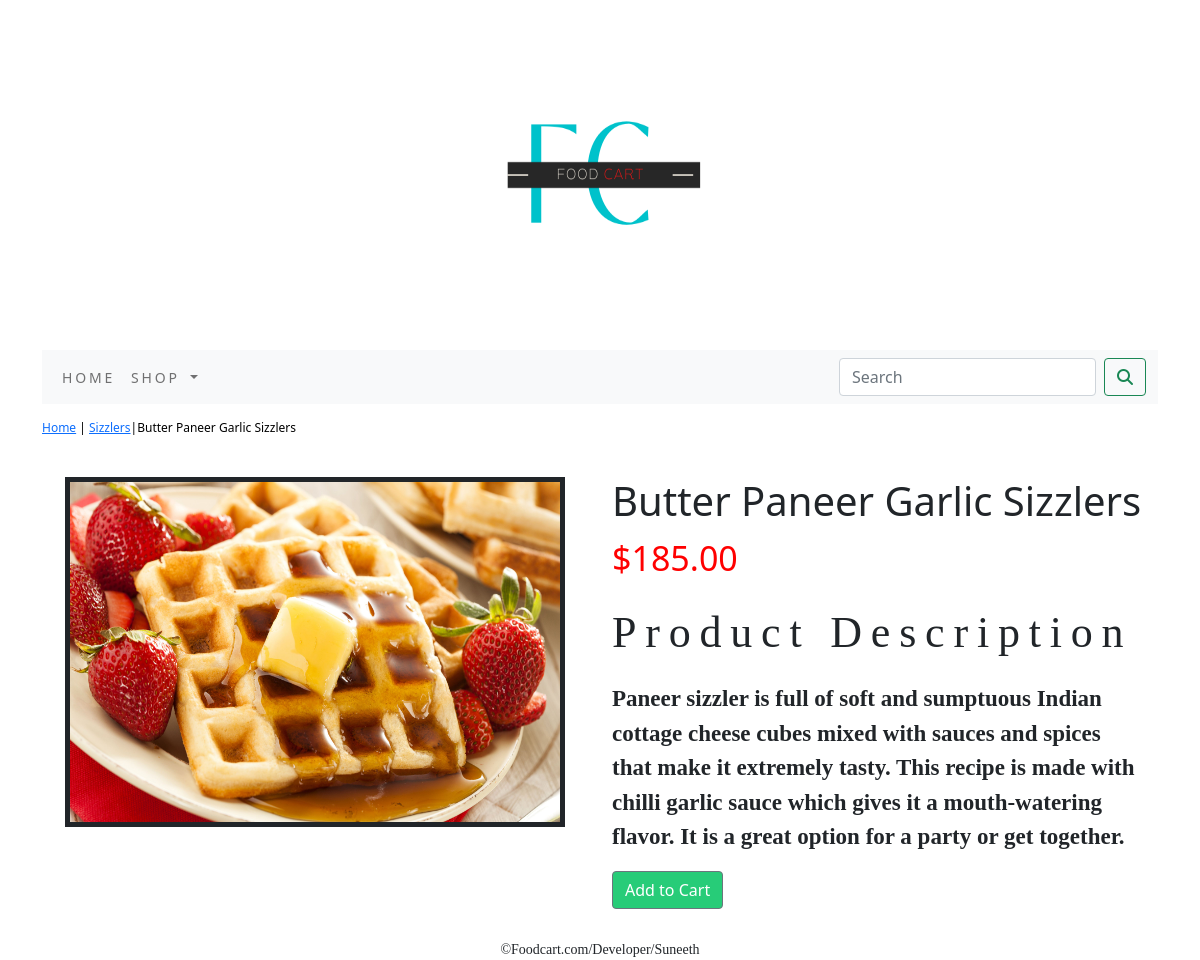
The app's page /sizzlers/butter-paneer-garlic-sizzlers/ with its own data.
### ecommerceapp/models.py (models this page shows, shortened)
class Product(models.Model):
    name=models.CharField(max_length=250,unique=True)
    slug=models.SlugField(max_length=250,unique=True)
    description=models.TextField(blank=True)
    price=models.DecimalField(max_digits=10,decimal_places=2)
    category=models.ForeignKey(Category,on_delete=models.CASCADE)
    image = models.ImageField(upload_to='product', blank=True)
    stock=models.IntegerField()
    available=models.BooleanField(default=True)
    created=models.DateTimeField(auto_now_add=True)
    updated=models.DateTimeField(auto_now=True)
    class Meta:
        ordering = ('name',)
        verbose_name = 'product'
        verbose_name_plural = 'products'

class Category(models.Model):
    name=models.CharField(max_length=250,unique=True)
    slug=models.SlugField(max_length=250,unique=True)
    description=models.TextField(blank=True)
    image=models.ImageField(upload_to='category',blank=True)
    class Meta:
        ordering=('name',)
        verbose_name='category'
        verbose_name_plural='categories'
    def get_url(self):
        return reverse("ecommerceapp:products_by_category", args=[self.slug])
    def __str__(self):
        return '{}'.format(self.name)

### ecommerceapp/views.py (the view)
# urls.py: path('<slug:c_slug>/<slug:product_slug>/',views.proDetail,name='ProdCatDetail')
def proDetail(request,c_slug,product_slug):
    try:
        product=Product.objects.get(category__slug=c_slug,slug=product_slug)
    except Exception as e:
        raise e
    return render(request,'product.html',{'product':product})

### cartapp/context_processors.py (called while the page is built)
def counter(request):
    item_count=0
    if 'admin' in request.path:
        return {}
    else:
        try:
            cart=Cart.objects.filter(cart_id=_cart_id(request))
            cart_items=CartItem.objects.all().filter(cart=cart[:1])
            for cart_item in cart_items:
                item_count+=cart_item.quantity
        except Cart.DoesNotExist:
            item_count=0
        return dict(item_count=item_count)

### cartapp/views.py (called while the page is built)
def _cart_id(request):
    cart=request.session.session_key
    if not cart:
        cart=request.session.create()
    return cart

### ecommerceapp/context_processors.py (called while the page is built)
def menu_links(request):
    links=Category.objects.all()
    return dict(links=links)

### templates/product.html (shortened to what this page needs)
{% extends 'base.html' %}
{% load static %}
{% block content %}
   <div class="row my_prod_row_class">
         <div class="mx_auto">
              <p><a href="{% url 'ecommerceapp:allProdCat' %}">Home</a> | <a href="{{product.category.get_url}}">{{product.category}}</a>|{{product.name}}</p>
         </div>
       <div class="container">
           <br>
           <div class="row">
               <div class="col-12 col-sm-12 col-md-12 col-lg-6 text-center">
                   <div style="min-width:18rem">
                       <img src="{{product.image.url}}"border="5px solid grey;" alt="{{product.name}}" width="500px" height="350px">
                   </div>
               </div>
                   <div class="col-12 col-sm-12 col-md-12 col-lg-6">
                       <div>
                       <h1 class="my_prod_title">{{product.name}}</h1>
                       <p style="color:red;font-size:34px;">${{product.price}}</p>
                       <p class="my_title">Product Description</p>
                       <p class="text-justify my_prod_text" style="font-family:Cursive;font-size:23px;">{{product.description}}</p>
                       {% if product.stock <= 0 %}
                       <p class="text-justify my_prod_text"><b>Out of stock</b></p>
                       {% else %}
                       <a class="btn btn-secondary" style="background-color:#27CC78;" href="{% url 'cartapp:add_cart' product.id %}">Add to Cart</a>
                       {% endif %}
                   </div>
               </div>
           </div>
           </div>
{% endblock %}

### static/css/custom.css (style rules this page uses)
body { font-family:Garamond (serif); }
.my_title { font-size:44px; letter-spacing:.2em; font-family:cursive; }
.my_prod_row_class { padding-top:15px; padding-bottom:20px; }
.my_prod_row_class .mx_auto { color:black; font-size:12px; text-decoration:none; }
.my_prod_text { padding-right:20px; font-family:Cursive; font-weight:bold; font-size:22px; }

### records on screen
Product: category "Sizzlers", name "Butter Paneer Garlic Sizzlers", image (picture), price "185.00", description "Paneer sizzler is full of soft and sumptuous Indian cottage cheese cubes mixed with sauces and spices that make it extremely tasty. This recipe is made with chilli garlic sauce which gives it a mouth-watering flavor. It is a great option for a party or get together."
